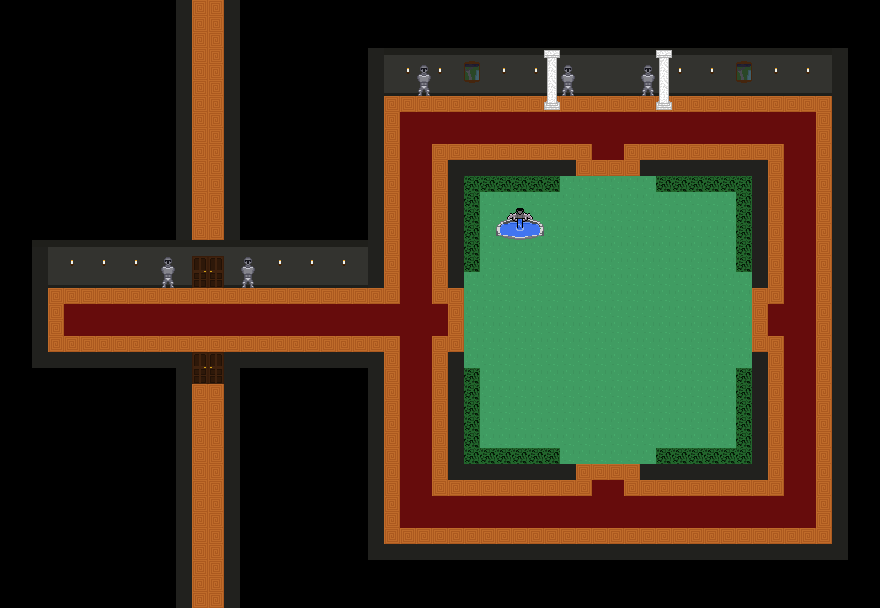

This game map was drawn from its Tiled (.tmx) file and the tilesets committed beside it. A one-line description and the trimmed map source follow:
An orthogonal 55x38 tile map with 16x16 px tiles, 4 tile layers (Calque de Tuiles 1, Calque de Tuiles 2, vide, plafond) and 35 objects (game_3, game_4, spawn, porte_haut, porte_bas).

<map version="1.10" tiledversion="1.11.0" orientation="orthogonal" renderorder="right-down" width="55" height="38" tilewidth="16" tileheight="16" infinite="0" nextlayerid="10" nextobjectid="44">
 <tileset firstgid="1" source="../tileset_tsx/Musée.tsx" />
 <layer id="1" name="Calque de Tuiles 1" width="55" height="38">
  <data>[2090 cells, 1103 non-empty, 12 distinct tile ids]</data>
 </layer>
 <layer id="2" name="Calque de Tuiles 2" width="55" height="38">
  <data>[2090 cells, 553 non-empty, 7 distinct tile ids]</data>
 </layer>
 <layer id="9" name="vide" width="55" height="38">
  <data>[2090 cells, 55 non-empty, 7 distinct tile ids]</data>
 </layer>
 <layer id="7" name="plafond" width="55" height="38">
  <data>[2090 cells, 7 non-empty, 6 distinct tile ids]</data>
 </layer>
 <objectgroup id="4" name="mur">
  <object id="2" x="31.6667" y="240" width="16" height="127" />
  <object id="3" x="32" y="240" width="349" height="45" />
  <object id="4" x="368.5" y="47" width="14" height="240" />
  <object id="5" x="368" y="47" width="479" height="48" />
  <object id="6" x="834" y="47.5" width="13" height="511" />
  <object id="7" x="369.5" y="545.5" width="476.5" height="12.5" />
  <object id="8" x="368" y="351" width="16" height="207" />
  <object id="10" x="448" y="160" width="15.6667" height="127.667" />
  <object id="11" x="447.667" y="159.667" width="128" height="16.3333" />
  <object id="12" x="641" y="160" width="125.5" height="15.75" />
  <object id="13" x="752.5" y="160.25" width="14.75" height="127.5" />
  <object id="14" x="752.5" y="352.5" width="15.75" height="127" />
  <object id="15" x="640.5" y="464.25" width="127.5" height="14.75" />
  <object id="16" x="448" y="463.75" width="128" height="16.25" />
  <object id="17" x="448" y="351.75" width="16" height="128.25" />
  <object id="18" x="31.5" y="352.5" width="160.136" height="15.5" />
  <object id="19" x="224.136" y="351.5" width="159.364" height="16" />
  <object id="21" x="192.408" y="362.734" width="31.3652" height="20.7129" />
  <object id="40" x="496.125" y="227.125" width="47.25" height="9.625">
   <properties>
    <property name="Texte" value="C'est une fontaine ... Rien de plus" />
   </properties>
  </object>
  <object id="41" x="500.375" y="220.125" width="36.75" height="7.125" />
  <object id="42" name="game_3" x="416.313" y="65.1875" width="14.3125" height="30.875" />
  <object id="43" name="game_4" x="240.938" y="257.188" width="13.375" height="30.8125" />
 </objectgroup>
 <objectgroup id="5" name="autre">
  <object id="1" name="spawn" x="199.667" y="291.833">
   <point />
  </object>
  <object id="23" name="porte_haut" x="192.182" y="256.182" width="32" height="31.6364" />
  <object id="24" name="porte_bas" x="191.636" y="352" width="32.3636" height="31.6364" />
  <object id="25" x="160.667" y="255.667" width="15.6667" height="32.3333">
   <properties>
    <property name="Texte" value="Je ne sert a rien" />
   </properties>
  </object>
  <object id="26" x="547.091" y="57.8182" width="9.45455" height="46.1818" />
  <object id="27" x="544.182" y="101.636" width="15.6364" height="7.81818" />
  <object id="28" x="658.727" y="64.3636" width="9.63636" height="39.2727" />
  <object id="29" x="656.182" y="101.636" width="15.2727" height="8.72727" />
  <object id="30" x="656" y="176.667" width="95.6667" height="15.6667" />
  <object id="31" x="736" y="191.667" width="15.6667" height="81" />
  <object id="32" x="736.333" y="368.667" width="15.3333" height="95.6667" />
  <object id="33" x="656" y="448" width="80.3333" height="16.3333" />
  <object id="34" x="464.333" y="368" width="15.6667" height="94" />
 </objectgroup>
</map>
